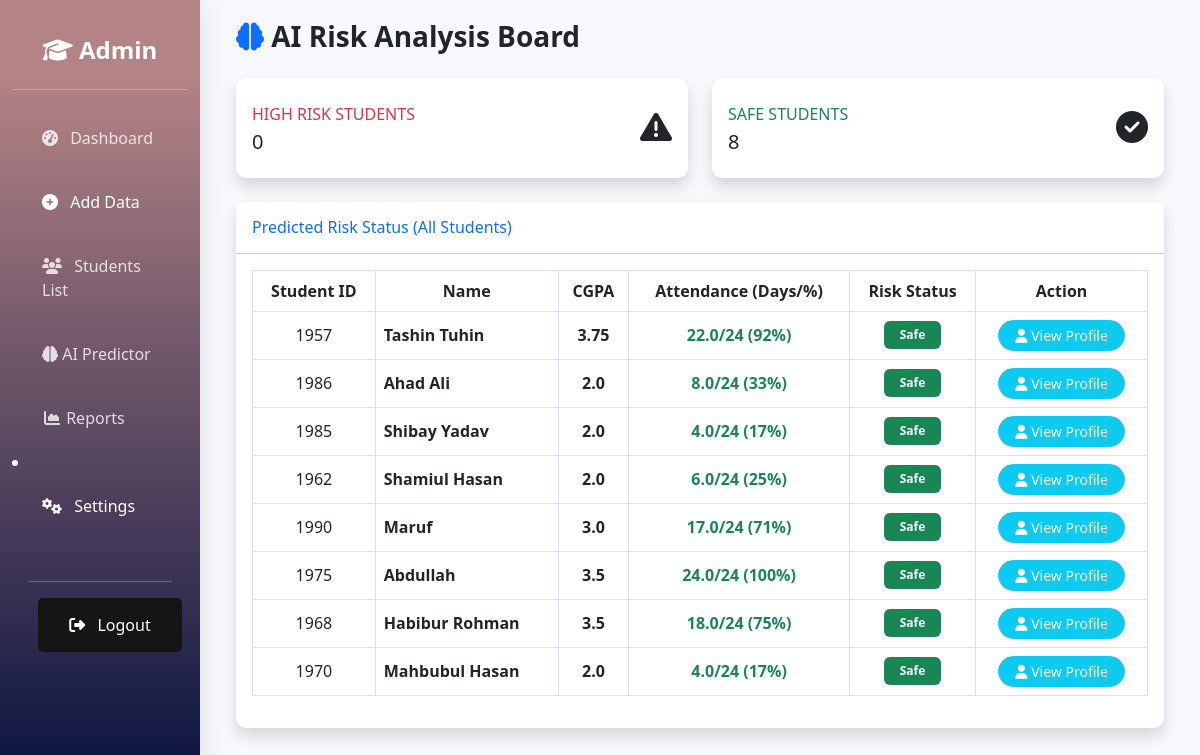
Page /ai-dashboard/ (signed in) on the committed database.
### predictor/models.py (models this page shows, shortened)
class Student(models.Model):
    student_id = models.CharField(max_length=20, unique=True, verbose_name="Student ID")
    name = models.CharField(max_length=100, verbose_name="Full Name")
    batch = models.CharField(max_length=20, choices=BATCH_CHOICES, verbose_name="Batch")
    created_at = models.DateTimeField(auto_now_add=True)

class AcademicRecord(models.Model):
    student = models.ForeignKey(Student, on_delete=models.CASCADE)
    semester = models.CharField(max_length=20, choices=SEMESTER_CHOICES)
    attendance = models.FloatField(help_text="Attendance percentage (0-100)")
    assignment = models.FloatField(default=0.0)
    quiz = models.FloatField(default=0.0)
    final = models.FloatField(default=0.0)
    gpa = models.FloatField(validators=[MinValueValidator(0.0), MaxValueValidator(4.0)], help_text="Semester GPA")
    class Meta:
        unique_together = ('student', 'semester')
        ordering = ['student', 'semester']

### predictor/views.py (the view, shortened to what this page needs)
# urls.py: path('ai-dashboard/', views.ai_dashboard, name='ai_dashboard'),
@login_required(login_url='login')
def ai_dashboard(request):
    students = Student.objects.all()
    student_risks = []
    total_students = students.count()
    high_risk_count = 0
    for student in students:
        last_record = AcademicRecord.objects.filter(student=student).order_by('-semester').first()
        if last_record:
            att_days = last_record.attendance if last_record.attendance else 0
            att_pct = (att_days / TOTAL_CLASS_DAYS) * 100
            if att_pct > 100: att_pct = 100
            risk_status = "Safe"
            color_class = "success"
            if risk_status == "High Risk" or risk_status == "Risk":
                high_risk_count += 1
                color_class = "danger"
            student_risks.append({
                'id': student.id,
                'student_id': student.student_id,
                'name': student.name,
                'gpa': last_record.gpa,
                'attendance': f"{att_days}/{TOTAL_CLASS_DAYS} ({round(att_pct)}%)",
                'risk': risk_status,
                'color': color_class
            })
        else:
            student_risks.append({
                'id': student.id, 'student_id': student.student_id, 'name': student.name,
                'gpa': 'N/A', 'attendance': 'N/A', 'risk': 'Unknown', 'color': 'secondary'
            })
    context = {
        'student_risks': student_risks,
        'total_students': total_students,
        'high_risk_count': high_risk_count,
        'safe_count': total_students - high_risk_count
    }
    return render(request, 'ai_dashboard.html', context)

### predictor/templates/ai_dashboard.html
{% extends 'base.html' %}
{% block content %}
<div class="container-fluid">
    <h3 class="fw-bold mb-4 text-gray-800"><i class="fas fa-brain text-primary"></i> AI Risk Analysis Board</h3>
    <div class="row mb-4">
        <div class="col-md-6">
            <div class="card border-left-danger shadow h-100 py-2">
                <div class="card-body">
                    <div class="row no-gutters align-items-center">
                        <div class="col mr-2">
                            <div class="text-xs font-weight-bold text-danger text-uppercase mb-1">
                                High Risk Students</div>
                            <div class="h5 mb-0 font-weight-bold text-gray-800">{{ high_risk_count }}</div>
                        </div>
                        <div class="col-auto">
                            <i class="fas fa-exclamation-triangle fa-2x text-gray-300"></i>
                        </div>
                    </div>
                </div>
            </div>
        </div>
        <div class="col-md-6">
            <div class="card border-left-success shadow h-100 py-2">
                <div class="card-body">
                    <div class="row no-gutters align-items-center">
                        <div class="col mr-2">
                            <div class="text-xs font-weight-bold text-success text-uppercase mb-1">
                                Safe Students</div>
                            <div class="h5 mb-0 font-weight-bold text-gray-800">{{ safe_count }}</div>
                        </div>
                        <div class="col-auto">
                            <i class="fas fa-check-circle fa-2x text-gray-300"></i>
                        </div>
                    </div>
                </div>
            </div>
        </div>
    </div>
    <div class="row">
        <div class="col-12">
            <div class="card shadow mb-4">
                <div class="card-header py-3 bg-white border-bottom-primary">
                    <h6 class="m-0 font-weight-bold text-primary">Predicted Risk Status (All Students)</h6>
                </div>
                <div class="card-body">
                    <div class="table-responsive">
                        <table class="table table-bordered table-hover text-center align-middle" id="dataTable" width="100%" cellspacing="0">
                            <thead class="bg-light">
                                <tr>
                                    <th>Student ID</th>
                                    <th>Name</th>
                                    <th>CGPA</th>
                                    <th>Attendance (Days/%)</th>
                                    <th>Risk Status</th>
                                    <th>Action</th>
                                </tr>
                            </thead>
                            <tbody>
                                {% for item in student_risks %}
                                <tr>
                                    <td>{{ item.student_id }}</td>
                                    <td class="fw-bold text-start">{{ item.name }}</td>
                                    <td>
                                        <span class="fw-bold text-dark">{{ item.gpa }}</span>
                                    </td>
                                    <td>
                                        <span class="fw-bold text-{{ item.color }}">
                                            {{ item.attendance }}
                                        </span>
                                    </td>
                                    <td>
                                        <span class="badge bg-{{ item.color }} px-3 py-2">
                                            {{ item.risk }}
                                        </span>
                                    </td>
                                    <td>
                                        <a href="{% url 'student_profile' item.id %}" class="btn btn-sm btn-info text-white rounded-pill px-3">
                                            <i class="fas fa-user"></i> View Profile
                                        </a>
                                    </td>
                                </tr>
                                {% empty %}
                                <tr>
                                    <td colspan="6" class="text-center text-muted py-4">
                                        No student data found for analysis.
                                    </td>
                                </tr>
                                {% endfor %}
                            </tbody>
                        </table>
                    </div>
                </div>
            </div>
        </div>
    </div>
</div>
{% endblock %}

### predictor/templates/base.html (style rules this page uses)
body { font-family: 'Segoe UI', Tahoma, Geneva, Verdana, sans-serif; background-color: #f8f9fc; }
.card { border: none; border-radius: 10px; box-shadow: 0 0.15rem 1.75rem 0 rgba(58, 59, 69, 0.15); transition: transform 0.2s; }

### rows in the picture
Student: student_id "1957", name "Tashin Tuhin"
AcademicRecord: gpa "3.75"
Student: student_id "1986", name "Ahad Ali"
AcademicRecord: gpa "2.0"
Student: student_id "1985", name "Shibay Yadav"
AcademicRecord: gpa "2.0"
Student: student_id "1962", name "Shamiul Hasan"
AcademicRecord: gpa "2.0"
Student: student_id "1990", name "Maruf"
AcademicRecord: gpa "3.0"
Student: student_id "1975", name "Abdullah"
AcademicRecord: gpa "3.5"
Student: student_id "1968", name "Habibur Rohman"
AcademicRecord: gpa "3.5"
Student: student_id "1970", name "Mahbubul Hasan"
AcademicRecord: gpa "2.0"

### other values in the picture
{{ high_risk_count }} "0"
{{ safe_count }} "8"
{{ item.attendance }} "22.0/24 (92%)" "8.0/24 (33%)" "4.0/24 (17%)" "6.0/24 (25%)" "17.0/24 (71%)" "24.0/24 (100%)" "18.0/24 (75%)" "4.0/24 (17%)"
{{ item.risk }} "Safe" "Safe" "Safe" "Safe" "Safe" "Safe" "Safe" "Safe"
